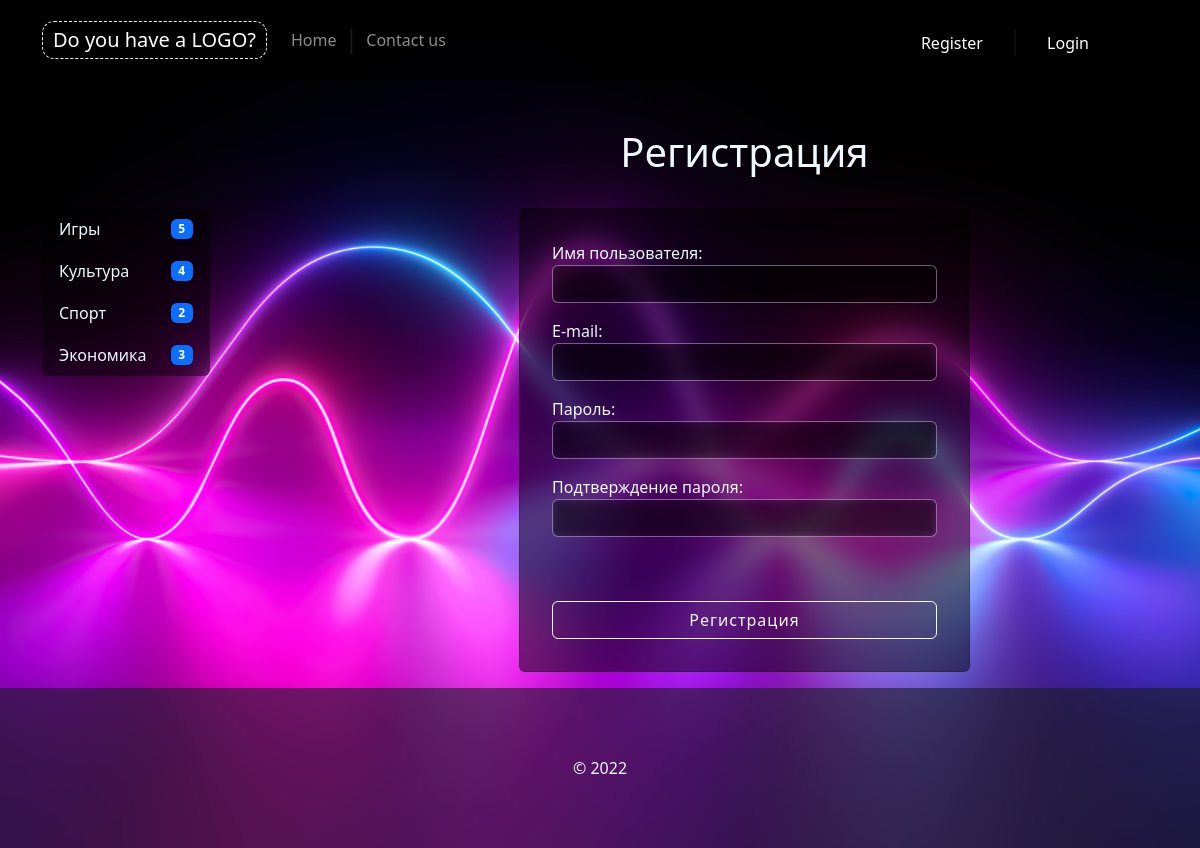
Screenshot of /register/ with the database file from the repository.
### news_app/models.py (models this page shows, shortened)
class Category(models.Model):
    title = models.CharField(
        verbose_name='Категория',
        max_length=150,
        db_index=True,
    )
    def get_absolute_url(self):
        return reverse_lazy(
            'category',
            kwargs={'category_id': self.pk},
        )
    class Meta:
        verbose_name = 'Категория'
        verbose_name_plural = 'Категории'
        ordering = ['title']

### news_app/views.py (the view)
# urls.py: path('register/', register, name='register'),
def register(request):
    if request.method == 'POST':
        form = UserRegisterForm(request.POST)
        if form.is_valid():
            user = form.save()
            login(request, user=user)
            messages.success(request, 'Success!')
            return redirect('home')
        else:
            messages.error(request, 'Registration error!')
    else:
        form = UserRegisterForm()
    return render(request, 'news_app/register.html', {'form': form})

### news_app/forms.py
class UserRegisterForm(UserCreationForm):
    username = forms.CharField(
        label='Имя пользователя:',
        widget=forms.TextInput(
            attrs={
                'class': 'form-control',
            },
        ),
    )
    password1 = forms.CharField(
        label='Пароль:',
        widget=forms.PasswordInput(
            attrs={
                'class': 'form-control ',
            },
        ),
    )
    password2 = forms.CharField(
        label='Подтверждение пароля:',
        widget=forms.PasswordInput(
            attrs={
                'class': 'form-control',
            },
        ),
    )
    email = forms.EmailField(
        label='E-mail:',
        widget=forms.EmailInput(
            attrs={
                'class': 'form-control',
            },
        ),
    )
    class Meta:
        model = User
        fields = (
            'username',
            'email',
            'password1',
            'password2',
        )

### news_app/templatetags/news_tags.py (called while the page is built)
@register.inclusion_tag(filename='news_app/inc/_sidebar.html')
def show_sidebar_categories():
    categories = Category.objects.annotate(
        cnt=Count(
            'news',
            filter=F('news__is_published'),
        )
    ).filter(cnt__gt=0)
    return {'categories': categories}

### templates/news_app/register.html (shortened to what this page needs)
{% extends 'news_app/base.html' %}
{% block content %}
    <div class="col-md-5 offset-md-3 row g-4">
        <h1 class="text-center fw-light">Регистрация</h1>
        <div class="card form-card">
            <form method="post">
                {{ form.as_p }}
                <button type="submit" class="custom-btn btn w-100 btn-outline-light mt-5">
                    Регистрация
                </button>
            </form>
        </div>
    </div>
{% endblock %}

### templates/news_app/inc/_sidebar.html
<div class="col-md-2 g-4">
    <div class="mt">
        <ul class="list-group sidebar-sticky-top sticky-top">
            {% for item in categories|dictsort:'title' %}
                <a href="{{ item.get_absolute_url }}"
                   class="sidebar-item list-group-item list-group-item-action d-flex justify-content-between align-items-center">
                    <span class="sidebar-item-title">{{ item.title }}</span>
                    <span class="badge bg-primary">{{ item.cnt }}</span>
                </a>
            {% endfor %}
        </ul>
    </div>
</div>

### static/turbo_project/css/style.css (style rules this page uses)
* { transition: .2s all ease-in-out !important; }
body { background: center / cover fixed no-repeat url("../img/neon-light-waves-huawei-mediapad-stock-pink-3200x2560-711.jpg"); color: rgb(240, 248, 255) !important; }
.mt { margin-top: 6.5em !important; }
.col-md-2 { min-width: 12em !important; }
.sidebar-sticky-top { z-index: 5 !important; top: 7em !important; -webkit-backdrop-filter: blur(10px) !important; backdrop-filter: blur(10px) !important; }
.sidebar-item { border: 1px solid transparent !important; color: rgb(240, 248, 255) !important; background-color: rgba(0, 0, 0, .4) !important; transition: 1s all ease-in-out !important; }
.custom-btn { letter-spacing: 1px; }
.form-control, .form-select, .form-control::-webkit-scrollbar-track, .form-select::-webkit-scrollbar-track { background-color: rgba(0, 0, 0, .1) !important; color: rgb(240, 248, 255) !important; -webkit-backdrop-filter: blur(5px) !important; backdrop-filter: blur(5px) !important; border: 1px solid rgba(240, 248, 255, .4) !important; }
.card { cursor: default !important; text-align: justify !important; }
.form-card { padding: 2em; background-color: rgba(0, 0, 0, .5) !important; -webkit-backdrop-filter: blur(10px) !important; backdrop-filter: blur(10px) !important; }

### rows the page displays
Category: title "Игры", cnt "5"
Category: title "Культура", cnt "4"
Category: title "Спорт", cnt "2"
Category: title "Экономика", cnt "3"
